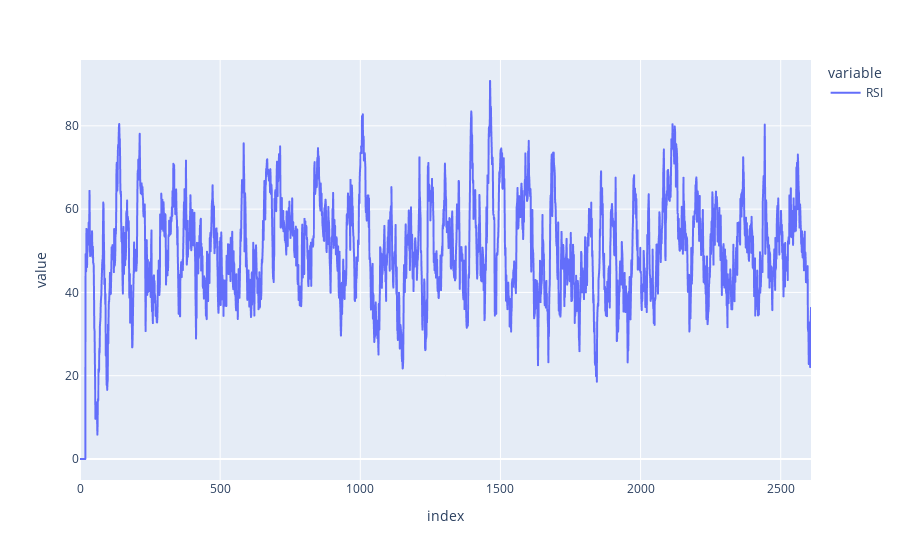

The cell this chart's notebook holds for it:
### Code cell
import plotly.express as px 
px.line(eur_inr['RSI'])

### Figure 1 — Plotly figure (JSON) as saved in the notebook; plotly's stock layout.template omitted (floating-point values rounded to 4 significant figures; data arrays with more than 128 entries replaced by an {"elided": "..."} marker saying what was removed)
{"data": [{"hovertemplate": "variable=RSI<br>index=%{x}<br>value=%{y}<extra></extra>", "legendgroup": "RSI", "line": {"color": "#636efa", "dash": "solid"}, "marker": {"symbol": "circle"}, "mode": "lines", "name": "RSI", "showlegend": true, "type": "scattergl", "x": {"elided": "2609 int values"}, "xaxis": "x", "y": {"elided": "2609 float values"}, "yaxis": "y"}], "layout": {"legend": {"title": {"text": "variable"}, "tracegroupgap": 0}, "margin": {"t": 60}, "xaxis": {"anchor": "y", "domain": [0, 1], "title": {"text": "index"}}, "yaxis": {"anchor": "x", "domain": [0, 1], "title": {"text": "value"}}}}
